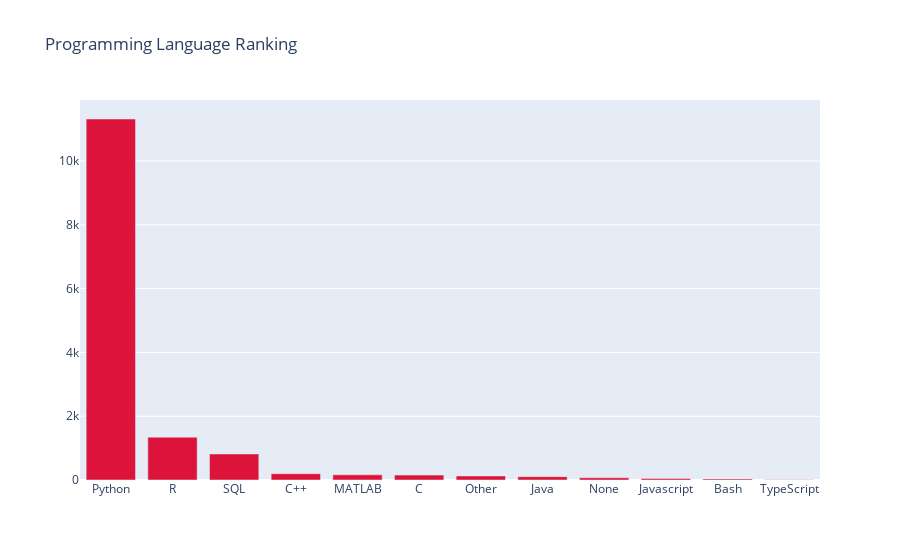

Source (notebook cell):
### Markdown cell above
## 4. How About Programming Language?

### Code cell
q19_cnt = multiple_choice['Q19'].value_counts()[:-1]
print(type(q19_cnt))
q19_cnt.to_json("data/Programming_Language_Ranking.json", orient="split")

fig = go.Figure([go.Bar(x=q19_cnt.index, y=q19_cnt, marker_color='crimson')])
fig.update_layout(title="Programming Language Ranking")
fig.show()

### Figure 1 — Plotly figure (JSON) as saved in the notebook; plotly's stock layout.template omitted (floating-point values rounded to 4 significant figures)
{"data": [{"marker": {"color": "crimson"}, "type": "bar", "x": ["Python", "R", "SQL", "C++", "MATLAB", "C", "Other", "Java", "None", "Javascript", "Bash", "TypeScript"], "y": [11316, 1343, 817, 199, 162, 153, 127, 104, 69, 47, 35, 5]}], "layout": {"title": {"text": "Programming Language Ranking"}}}
